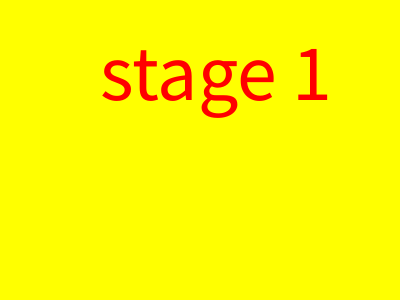
Frame 1 (no input)
Frame 60 (the mouse pressed at the canvas centre just before this capture): identical to frame 1, image omitted
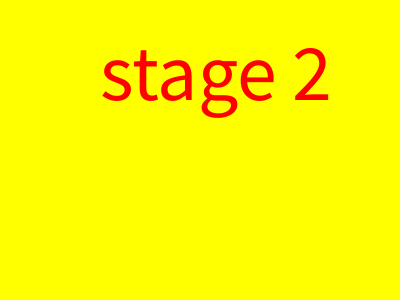
Frame 120 (the mouse held since frame 60 and released just before this capture)

The Processing sketch that drew these frames (run headless with seeded random() and noise(); from frame 60 on, the mouse is pressed at the canvas centre):

// Processing sketch: week08_3_stage_changes
// ── week08_3_stage_changes.pde
void setup(){
  size(400,300);
  textSize(50);
  fill(255,0,0); ///紅字
}
int stage=1; ///1、2、3
void draw(){
  background(255,255,0);
  fill(255,0,0);
  textSize(80);
  if(stage==1){///舞台1
    text("stage 1",100,100);
  }
  else if(stage==2){///舞台2
    text("stage 2",100,100);
  }
}
void mousePressed(){
  if(stage==1) stage=2;
  else if(stage==2) stage=1;
}
